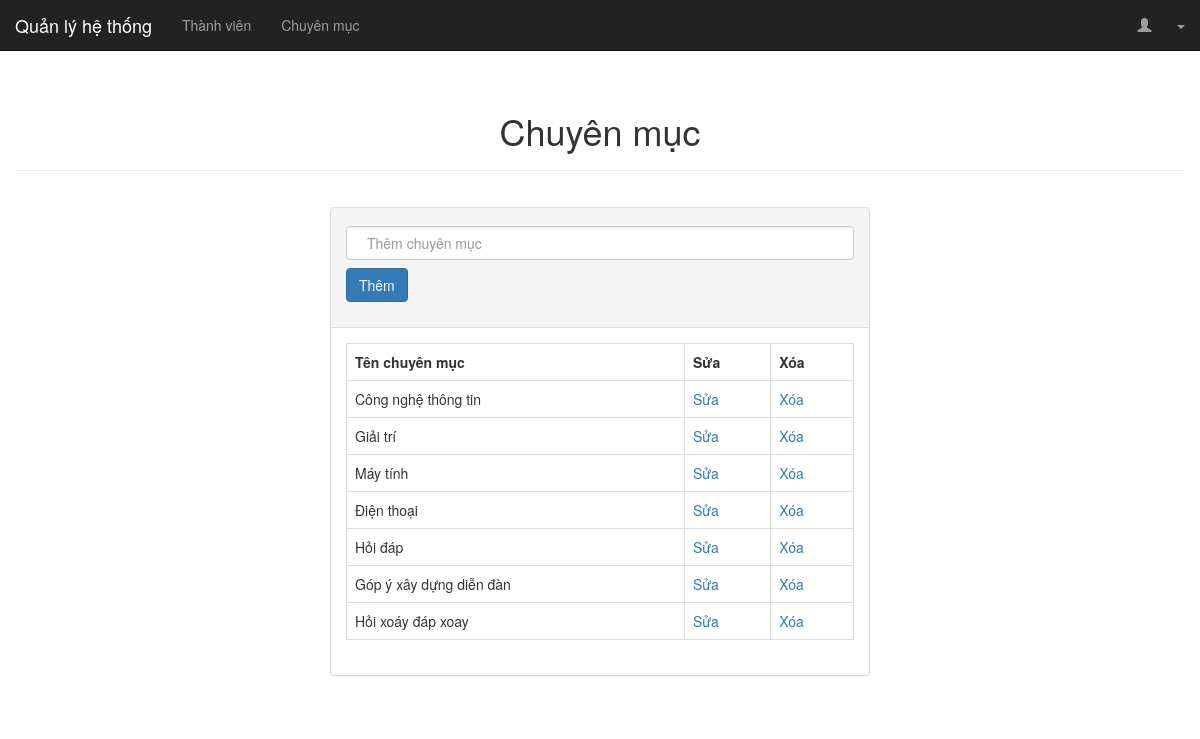
The page /Sources/officialforum/admin/index.php?controller=category&action=category on the database as committed earlier.
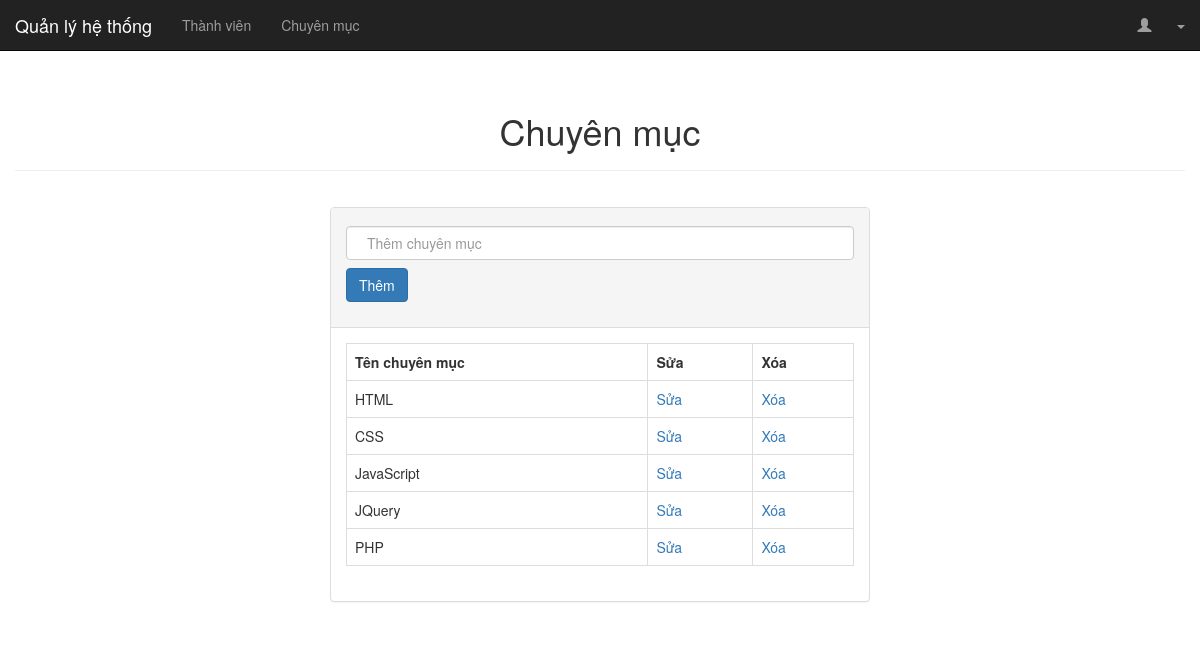
The same page on the database as committed later.
### tables this page shows
CREATE TABLE `categories` (
  `category_id` int(11) NOT NULL,
  `category_name` varchar(50) NOT NULL
);

### Sources/officialforum/admin/controllers/category_controller.php (called while the page is built, shortened)
<?php
	require_once '../models/category.php';
	class CategoryController extends BaseController
	{
		public function category(){
			$category = Category::readCategories();
			$data = array('category' => $category);
			$this->render('category',$data);
		}
	}
 ?>

### Sources/officialforum/admin/routes.php (called while the page is built, shortened)
<?php
	$controller = new $klass;
	$controller->$action();
 ?>

### Sources/officialforum/admin/index.php (called while the page is built, shortened)
<?php
	require_once('routes.php');
 ?>

### Sources/officialforum/models/category.php (called while the page is built, shortened)
<?php
class Category
{
	public static function readCategories(){
   		$database = new Database();
		$db = $database->getConnection();
		$list = [];
   		$query = "SELECT * FROM categories";
    	$stmt = $db->prepare( $query );
    	$stmt->execute();
    	foreach ($stmt->fetchAll() as $category) {
      		$array = array($category['category_id'], $category['category_name']);
      		$list[] = $array;
    	}
    	return $list;
    }
}
 ?>

### Sources/officialforum/admin/views/category/category.php (the view, shortened to what this page needs)
<div class="container">
	<div class="col-sm-3"></div>
	<div class="col-sm-6">
		<div class="panel panel-default">
		  	<div class="panel-heading">
		  		<div class="form-group">
					<form method="post">
						<input type="text" id="category" name="category" placeholder="Thêm chuyên mục" class="form-control"/>
						<input type="submit" name="insert_category" id="insert_category" value="Thêm" class="btn btn-primary"/>
					</form>
				</div>
		  	</div>
		  	<div class="panel-body">
		  		<table class="table table-bordered">
					<tr>
						<th>Tên chuyên mục</th>
						<th>Sửa</th>
						<th>Xóa</th>
					</tr>
					<?php
						foreach ($category as $cate) {
							$category_id = $cate[0];
							$category_name = $cate[1];
					?>
					<tr id="<?php echo $category_id; ?>">
						<td data-target="category_name"><?php echo $category_name ?></td>
						<td><a href="#" data-role="update_category" data-id="<?php echo $category_id; ?>">Sửa</a></td>
						<td><a href="#" data-role="delete_category" data-id="<?php echo $category_id; ?>">Xóa</a></td>
					</tr>
					<?php
						}
		 			?>
				</table>
		  	</div>
		</div>
	</div>
	<div class="col-sm-3"></div>
</div>

Rows that differ between the two databases and show on the page:
removed categories: category_name "Điện thoại"
removed categories: category_name "Hỏi đáp"
removed categories: category_name "Góp ý xây dựng diễn đàn"
removed categories: category_name "Hỏi xoáy đáp xoay"
added categories: category_name "HTML"
added categories: category_name "CSS"
changed categories: category_name "Công nghệ thông tin" → "JavaScript"
changed categories: category_name "Giải trí" → "JQuery"
changed categories: category_name "Máy tính" → "PHP"
